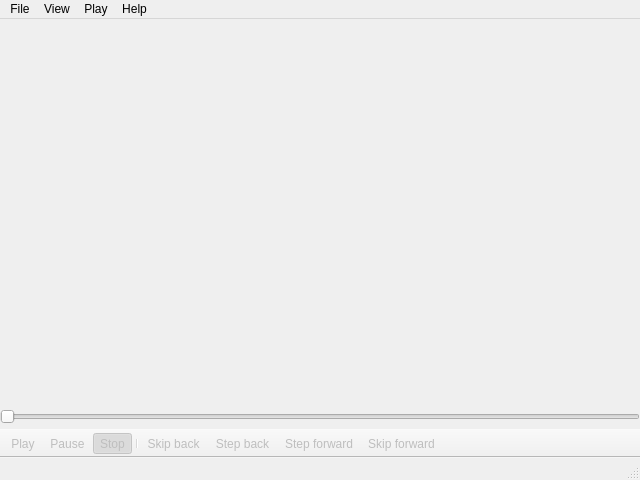
<?xml version="1.0" encoding="UTF-8"?>
<ui version="4.0">
 <class>MainWindow</class>
 <widget class="QMainWindow" name="MainWindow">
  <property name="geometry">
   <rect>
    <x>0</x>
    <y>0</y>
    <width>640</width>
    <height>480</height>
   </rect>
  </property>
  <property name="minimumSize">
   <size>
    <width>380</width>
    <height>100</height>
   </size>
  </property>
  <property name="contextMenuPolicy">
   <enum>Qt::ActionsContextMenu</enum>
  </property>
  <property name="acceptDrops">
   <bool>true</bool>
  </property>
  <property name="windowTitle">
   <string>MediaPlayer</string>
  </property>
  <property name="windowIcon">
   <iconset resource="icons/main.qrc">
    <normaloff>:/icons/app.png</normaloff>:/icons/app.png</iconset>
  </property>
  <widget class="QWidget" name="centralwidget">
   <layout class="QVBoxLayout" name="verticalLayout">
    <property name="spacing">
     <number>0</number>
    </property>
    <property name="leftMargin">
     <number>0</number>
    </property>
    <property name="topMargin">
     <number>0</number>
    </property>
    <property name="rightMargin">
     <number>0</number>
    </property>
    <property name="bottomMargin">
     <number>0</number>
    </property>
    <item>
     <widget class="VideoWidget" name="video_widget" native="true">
      <property name="enabled">
       <bool>true</bool>
      </property>
     </widget>
    </item>
    <item>
     <widget class="ClickableSlider" name="slider_time">
      <property name="enabled">
       <bool>false</bool>
      </property>
      <property name="minimumSize">
       <size>
        <width>0</width>
        <height>24</height>
       </size>
      </property>
      <property name="maximum">
       <number>10000</number>
      </property>
      <property name="orientation">
       <enum>Qt::Horizontal</enum>
      </property>
     </widget>
    </item>
   </layout>
  </widget>
  <widget class="QMenuBar" name="menubar">
   <property name="geometry">
    <rect>
     <x>0</x>
     <y>0</y>
     <width>640</width>
     <height>21</height>
    </rect>
   </property>
   <widget class="QMenu" name="menuFile">
    <property name="title">
     <string>File</string>
    </property>
    <addaction name="action_open"/>
    <addaction name="action_open_url"/>
    <addaction name="action_close"/>
    <addaction name="separator"/>
    <addaction name="action_show_media_infos"/>
    <addaction name="separator"/>
    <addaction name="action_quit"/>
   </widget>
   <widget class="QMenu" name="menuView">
    <property name="title">
     <string>View</string>
    </property>
    <addaction name="action_toggle_fullscreen"/>
    <addaction name="action_toggle_show_msecs"/>
   </widget>
   <widget class="QMenu" name="menuPlay">
    <property name="title">
     <string>Play</string>
    </property>
    <addaction name="action_toggle_play"/>
    <addaction name="separator"/>
    <addaction name="action_step_forward"/>
    <addaction name="action_step_back"/>
    <addaction name="separator"/>
    <addaction name="action_skip_forward"/>
    <addaction name="action_skip_back"/>
    <addaction name="separator"/>
    <addaction name="action_volume_up"/>
    <addaction name="action_volume_down"/>
    <addaction name="action_toggle_mute"/>
   </widget>
   <widget class="QMenu" name="menuHelp">
    <property name="title">
     <string>Help</string>
    </property>
    <addaction name="action_about"/>
   </widget>
   <addaction name="menuFile"/>
   <addaction name="menuView"/>
   <addaction name="menuPlay"/>
   <addaction name="menuHelp"/>
  </widget>
  <widget class="QStatusBar" name="statusbar"/>
  <widget class="QToolBar" name="toolBar">
   <property name="windowTitle">
    <string>toolBar</string>
   </property>
   <property name="movable">
    <bool>false</bool>
   </property>
   <property name="allowedAreas">
    <set>Qt::BottomToolBarArea</set>
   </property>
   <attribute name="toolBarArea">
    <enum>BottomToolBarArea</enum>
   </attribute>
   <attribute name="toolBarBreak">
    <bool>false</bool>
   </attribute>
   <addaction name="action_play"/>
   <addaction name="action_pause"/>
   <addaction name="action_stop"/>
   <addaction name="separator"/>
   <addaction name="action_skip_back"/>
   <addaction name="action_step_back"/>
   <addaction name="action_step_forward"/>
   <addaction name="action_skip_forward"/>
  </widget>
  <action name="action_open">
   <property name="text">
    <string>&amp;Open Media File...</string>
   </property>
   <property name="shortcut">
    <string>Ctrl+O</string>
   </property>
   <property name="shortcutContext">
    <enum>Qt::ApplicationShortcut</enum>
   </property>
  </action>
  <action name="action_close">
   <property name="enabled">
    <bool>false</bool>
   </property>
   <property name="text">
    <string>&amp;Close</string>
   </property>
   <property name="shortcut">
    <string>Ctrl+W</string>
   </property>
   <property name="shortcutContext">
    <enum>Qt::ApplicationShortcut</enum>
   </property>
  </action>
  <action name="action_quit">
   <property name="text">
    <string>&amp;Quit</string>
   </property>
  </action>
  <action name="action_toggle_fullscreen">
   <property name="enabled">
    <bool>false</bool>
   </property>
   <property name="text">
    <string>Fullscreen</string>
   </property>
   <property name="shortcut">
    <string>F11</string>
   </property>
   <property name="shortcutContext">
    <enum>Qt::ApplicationShortcut</enum>
   </property>
  </action>
  <action name="action_toggle_play">
   <property name="enabled">
    <bool>false</bool>
   </property>
   <property name="text">
    <string>Play/Pause</string>
   </property>
   <property name="shortcut">
    <string>Space</string>
   </property>
   <property name="shortcutContext">
    <enum>Qt::ApplicationShortcut</enum>
   </property>
   <property name="autoRepeat">
    <bool>false</bool>
   </property>
  </action>
  <action name="action_volume_up">
   <property name="text">
    <string>Volume up</string>
   </property>
   <property name="shortcut">
    <string>Up</string>
   </property>
   <property name="shortcutContext">
    <enum>Qt::ApplicationShortcut</enum>
   </property>
  </action>
  <action name="action_volume_down">
   <property name="text">
    <string>Volume down</string>
   </property>
   <property name="shortcut">
    <string>Down</string>
   </property>
   <property name="shortcutContext">
    <enum>Qt::ApplicationShortcut</enum>
   </property>
  </action>
  <action name="action_toggle_mute">
   <property name="checkable">
    <bool>true</bool>
   </property>
   <property name="icon">
    <iconset resource="icons/main.qrc">
     <normaloff>:/icons/volume.png</normaloff>
     <normalon>:/icons/volume_mute.png</normalon>:/icons/volume.png</iconset>
   </property>
   <property name="text">
    <string>Mute/Unmute</string>
   </property>
   <property name="shortcut">
    <string>M</string>
   </property>
   <property name="shortcutContext">
    <enum>Qt::ApplicationShortcut</enum>
   </property>
  </action>
  <action name="action_about">
   <property name="text">
    <string>&amp;About</string>
   </property>
   <property name="shortcut">
    <string>F1</string>
   </property>
   <property name="shortcutContext">
    <enum>Qt::ApplicationShortcut</enum>
   </property>
  </action>
  <action name="action_play">
   <property name="checkable">
    <bool>true</bool>
   </property>
   <property name="enabled">
    <bool>false</bool>
   </property>
   <property name="icon">
    <iconset resource="icons/main.qrc">
     <normaloff>:/icons/play.png</normaloff>:/icons/play.png</iconset>
   </property>
   <property name="text">
    <string>Play</string>
   </property>
  </action>
  <action name="action_pause">
   <property name="checkable">
    <bool>true</bool>
   </property>
   <property name="enabled">
    <bool>false</bool>
   </property>
   <property name="icon">
    <iconset resource="icons/main.qrc">
     <normaloff>:/icons/pause.png</normaloff>:/icons/pause.png</iconset>
   </property>
   <property name="text">
    <string>Pause</string>
   </property>
  </action>
  <action name="action_stop">
   <property name="checkable">
    <bool>true</bool>
   </property>
   <property name="checked">
    <bool>true</bool>
   </property>
   <property name="enabled">
    <bool>false</bool>
   </property>
   <property name="icon">
    <iconset resource="icons/main.qrc">
     <normaloff>:/icons/stop.png</normaloff>:/icons/stop.png</iconset>
   </property>
   <property name="text">
    <string>Stop</string>
   </property>
  </action>
  <action name="action_step_back">
   <property name="enabled">
    <bool>false</bool>
   </property>
   <property name="icon">
    <iconset resource="icons/main.qrc">
     <normaloff>:/icons/step_back.png</normaloff>:/icons/step_back.png</iconset>
   </property>
   <property name="text">
    <string>Step back</string>
   </property>
   <property name="shortcut">
    <string>Left</string>
   </property>
   <property name="shortcutContext">
    <enum>Qt::ApplicationShortcut</enum>
   </property>
  </action>
  <action name="action_step_forward">
   <property name="enabled">
    <bool>false</bool>
   </property>
   <property name="icon">
    <iconset resource="icons/main.qrc">
     <normaloff>:/icons/step_forward.png</normaloff>:/icons/step_forward.png</iconset>
   </property>
   <property name="text">
    <string>Step forward</string>
   </property>
   <property name="shortcut">
    <string>Right</string>
   </property>
   <property name="shortcutContext">
    <enum>Qt::ApplicationShortcut</enum>
   </property>
  </action>
  <action name="action_skip_back">
   <property name="enabled">
    <bool>false</bool>
   </property>
   <property name="icon">
    <iconset resource="icons/main.qrc">
     <normaloff>:/icons/skip_back.png</normaloff>:/icons/skip_back.png</iconset>
   </property>
   <property name="text">
    <string>Skip back</string>
   </property>
   <property name="shortcut">
    <string>Shift+Left</string>
   </property>
   <property name="shortcutContext">
    <enum>Qt::ApplicationShortcut</enum>
   </property>
  </action>
  <action name="action_skip_forward">
   <property name="enabled">
    <bool>false</bool>
   </property>
   <property name="icon">
    <iconset resource="icons/main.qrc">
     <normaloff>:/icons/skip_forward.png</normaloff>:/icons/skip_forward.png</iconset>
   </property>
   <property name="text">
    <string>Skip forward</string>
   </property>
   <property name="shortcut">
    <string>Shift+Right</string>
   </property>
   <property name="shortcutContext">
    <enum>Qt::ApplicationShortcut</enum>
   </property>
  </action>
  <action name="action_toggle_show_msecs">
   <property name="checkable">
    <bool>true</bool>
   </property>
   <property name="text">
    <string>Show milliseconds</string>
   </property>
   <property name="shortcut">
    <string>T</string>
   </property>
   <property name="shortcutContext">
    <enum>Qt::ApplicationShortcut</enum>
   </property>
  </action>
  <action name="action_show_media_infos">
   <property name="enabled">
    <bool>false</bool>
   </property>
   <property name="text">
    <string>Show Media Infos</string>
   </property>
   <property name="shortcut">
    <string>Ctrl+I</string>
   </property>
   <property name="shortcutContext">
    <enum>Qt::ApplicationShortcut</enum>
   </property>
  </action>
  <action name="action_open_url">
   <property name="text">
    <string>Open &amp;URL...</string>
   </property>
   <property name="shortcut">
    <string>Ctrl+U</string>
   </property>
  </action>
 </widget>
 <customwidgets>
  <customwidget>
   <class>ClickableSlider</class>
   <extends>QSlider</extends>
   <header>clickableslider</header>
  </customwidget>
  <customwidget>
   <class>VideoWidget</class>
   <extends>QWidget</extends>
   <header>videowidget.h</header>
   <container>1</container>
  </customwidget>
 </customwidgets>
 <resources>
  <include location="icons/main.qrc"/>
 </resources>
 <connections>
  <connection>
   <sender>action_quit</sender>
   <signal>triggered()</signal>
   <receiver>MainWindow</receiver>
   <slot>close()</slot>
   <hints>
    <hint type="sourcelabel">
     <x>-1</x>
     <y>-1</y>
    </hint>
    <hint type="destinationlabel">
     <x>399</x>
     <y>299</y>
    </hint>
   </hints>
  </connection>
 </connections>
</ui>
